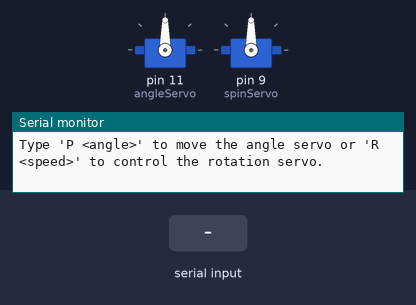
This sketch was run on a simulated Arduino Uno, built with avr-gcc and run on an emulated ATmega328P. Parts: 2 × servo, the last lines printed to the serial monitor. The test bench sets the inputs (shaded band).

Above: at 1.2 s.
1.3 s: "P 45\n" received over Serial
At 2.4 s:
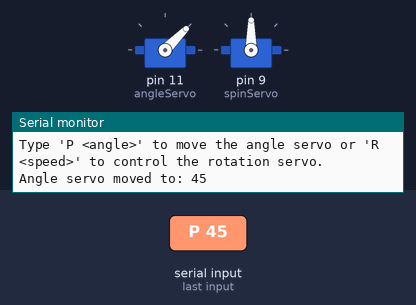
2.8 s: "R 45\n" received over Serial
At 3.6 s:
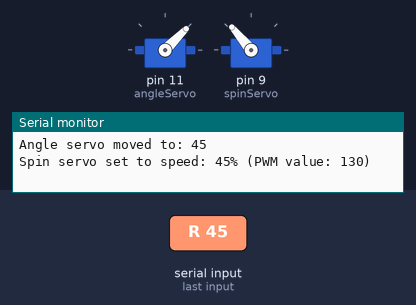
Timing chart, 0 to 5.8 s (numbered marks = the images above; inputs shaded):
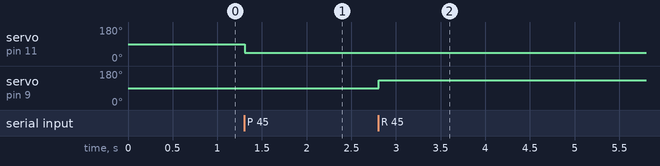

Measured:
- after the input at 1.3 s, servo on pin 11 (angleServo): 90° → 45° at once
- after the input at 2.8 s, servo on pin 9 (spinServo): 90° → 130° at once

The sketch:

motor_workshop_bme261_mohamed_lateef1.ino
```cpp
#include <Servo.h>

Servo angleServo;
Servo spinServo;
int userValue = 0;

void setup() {
  Serial.begin(9600);
  angleServo.attach(11);  // Attach positional servo
  spinServo.attach(9);    // Attach rotational servo
  Serial.println("Type 'P <angle>' to move the angle servo or 'R <speed>' to control the rotation servo.");
}

void moveAngleServo(int angleInput) {
  angleInput = constrain(angleInput, 0, 180);  // Ensure angle is valid
  angleServo.write(angleInput);
  Serial.print("Angle servo moved to: ");
  Serial.println(angleInput);
}

void setRotationSpeed(int speedInput) {
  speedInput = constrain(speedInput, -100, 100);  // Clamp speed
  int signalValue = map(speedInput, -100, 100, 0, 180);
  spinServo.write(signalValue);

  Serial.print("Spin servo set to speed: ");
  Serial.print(speedInput);
  Serial.print("% (PWM value: ");
  Serial.print(signalValue);
  Serial.println(")");
}

void loop() {
  if (Serial.available() > 0) {
    String commandLine = Serial.readStringUntil('\n');
    commandLine.trim(); // Remove whitespace
    char controlType = commandLine.charAt(0);
    int spaceIndex = commandLine.indexOf(' ');

    if (spaceIndex != -1) {
      String valueStr = commandLine.substring(spaceIndex + 1);
      int controlValue = valueStr.toInt();

      if (controlType == 'P' || controlType == 'p') {
        moveAngleServo(controlValue);
      } else if (controlType == 'R' || controlType == 'r') {
        setRotationSpeed(controlValue);
      } else {
        Serial.println("Invalid command. Use 'P' for position or 'R' for rotation.");
      }
    } else {
      Serial.println("Format error. Use: 'P <angle>' or 'R <speed>'");
    }
  }
}
```
